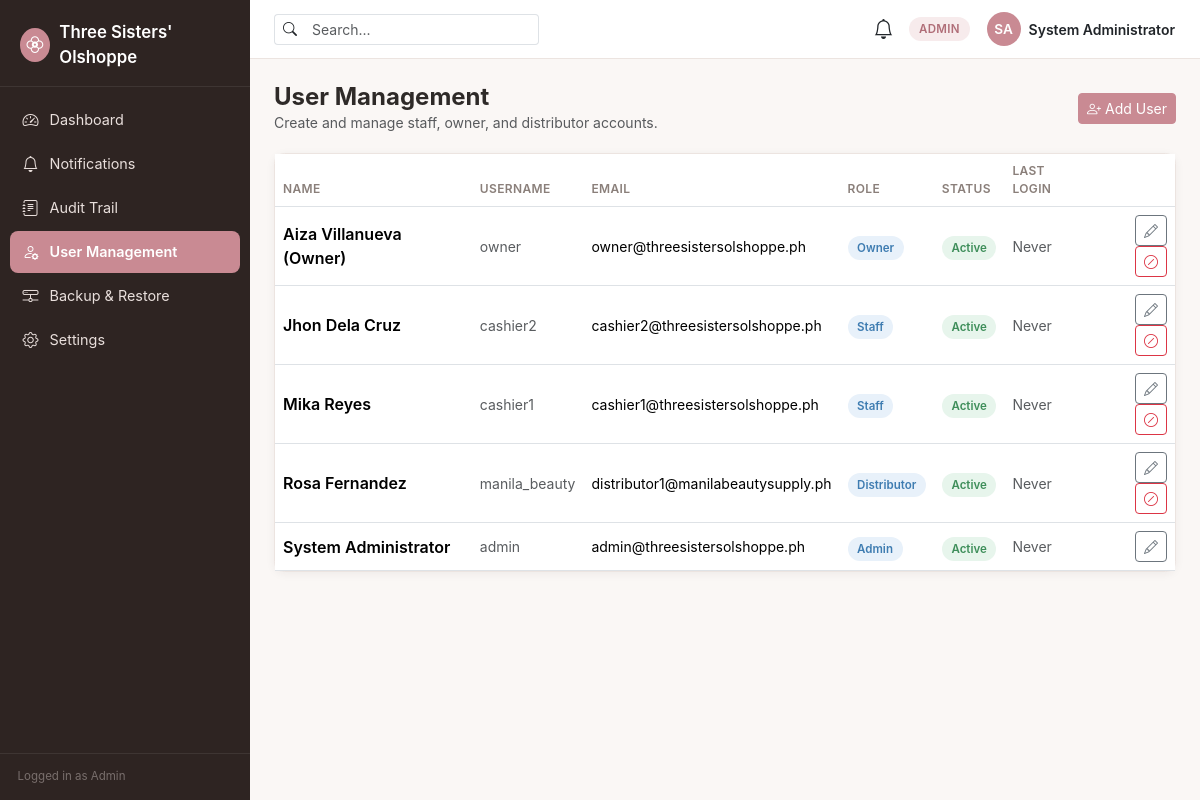
The page /admin/users.php (signed in) on the database its author committed.
### tables this page shows
CREATE TABLE users (
    id              INT UNSIGNED AUTO_INCREMENT PRIMARY KEY,
    role_id         INT UNSIGNED NOT NULL,
    username        VARCHAR(50) NOT NULL UNIQUE,
    email           VARCHAR(150) NOT NULL UNIQUE,
    password_hash   VARCHAR(255) NOT NULL,
    full_name       VARCHAR(150) NOT NULL,
    phone           VARCHAR(30) NULL,
    distributor_id  INT UNSIGNED NULL,               
    status          ENUM('active','inactive') NOT NULL DEFAULT 'active',
    last_login_at   DATETIME NULL,
    created_at      TIMESTAMP NOT NULL DEFAULT CURRENT_TIMESTAMP,
    updated_at      TIMESTAMP NOT NULL DEFAULT CURRENT_TIMESTAMP ON UPDATE CURRENT_TIMESTAMP,
    FOREIGN KEY (role_id) REFERENCES roles(id),
    INDEX idx_users_role (role_id)
);

CREATE TABLE roles (
    id              INT UNSIGNED AUTO_INCREMENT PRIMARY KEY,
    name            VARCHAR(50) NOT NULL UNIQUE,    
    description     VARCHAR(255) NULL,
    created_at      TIMESTAMP NOT NULL DEFAULT CURRENT_TIMESTAMP,
    updated_at      TIMESTAMP NOT NULL DEFAULT CURRENT_TIMESTAMP ON UPDATE CURRENT_TIMESTAMP
);

### config/constants.php (called while the page is built, shortened)
<?php
function vendorOrCdn(string $relativeVendorPath, string $cdnUrl): string
{
    $fsPath = __DIR__ . '/../assets/vendor/' . $relativeVendorPath;
    return file_exists($fsPath) ? (BASE_URL . '/assets/vendor/' . $relativeVendorPath) : $cdnUrl;
}

### config/database.php (called while the page is built, shortened)
<?php
function db(): PDO
{
    static $pdo = null;
    if ($pdo instanceof PDO) {
        return $pdo;
    }
    $host = getenv('DB_HOST') ?: '127.0.0.1';
    $port = getenv('DB_PORT') ?: '3306';
    $name = getenv('DB_NAME') ?: 'three_sisters';
    $user = getenv('DB_USER') ?: 'root';
    $pass = getenv('DB_PASS') ?: '';
    $charset = 'utf8mb4';
    $dsn = "mysql:host={$host};port={$port};dbname={$name};charset={$charset}";
    $options = [
        PDO::ATTR_ERRMODE            => PDO::ERRMODE_EXCEPTION,
        PDO::ATTR_DEFAULT_FETCH_MODE => PDO::FETCH_ASSOC,
        PDO::ATTR_EMULATE_PREPARES   => false,
    ];
    try {
        $pdo = new PDO($dsn, $user, $pass, $options);
    } catch (PDOException $e) {
        error_log('[DB CONNECTION ERROR] ' . $e->getMessage());
        http_response_code(500);
        die('A system error occurred. Please try again later or contact the administrator.');
    }
    return $pdo;
}

### admin/users.php (the view, shortened to what this page needs)
<?php
$users = db()->query(
    "SELECT u.*, r.name AS role_name FROM users u JOIN roles r ON r.id = u.role_id ORDER BY u.full_name ASC"
)->fetchAll();
$activeNav = 'users';
require __DIR__ . '/../components/header.php';
?>
<div class="page-header d-flex justify-content-between align-items-center flex-wrap gap-2">
    <div>
        <h1 class="page-title h4 mb-0">User Management</h1>
        <p class="text-muted mb-0 small">Create and manage staff, owner, and distributor accounts.</p>
    </div>
    <button class="btn btn-primary btn-sm" data-bs-toggle="modal" data-bs-target="#userModal" onclick="openUserModal()"><i class="bi bi-person-plus me-1"></i>Add User</button>
</div>
<div class="ts-card">
    <div class="table-responsive">
        <table class="table align-middle mb-0">
            <thead><tr><th>Name</th><th>Username</th><th>Email</th><th>Role</th><th>Status</th><th>Last Login</th><th></th></tr></thead>
            <tbody>
            <?php foreach ($users as $u): ?>
                <tr>
                    <td class="fw-semibold"><?= htmlspecialchars($u['full_name']) ?></td>
                    <td class="small text-muted"><?= htmlspecialchars($u['username']) ?></td>
                    <td class="small"><?= htmlspecialchars($u['email']) ?></td>
                    <td><span class="badge-status badge-info"><?= htmlspecialchars(ucfirst($u['role_name'])) ?></span></td>
                    <td><span class="badge-status <?= $u['status'] === 'active' ? 'badge-success' : 'badge-neutral' ?>"><?= ucfirst($u['status']) ?></span></td>
                    <td class="small text-muted"><?= $u['last_login_at'] ? htmlspecialchars(date('M j, Y g:ia', strtotime($u['last_login_at']))) : 'Never' ?></td>
                    <td class="text-end">
                        <button class="btn btn-sm btn-outline-secondary" onclick='openUserModal(<?= json_encode($u, JSON_HEX_APOS | JSON_HEX_QUOT) ?>)' data-bs-toggle="modal" data-bs-target="#userModal"><i class="bi bi-pencil"></i></button>
                        <?php if ((int) $u['id'] !== (int) $_SESSION['user_id']): ?>
                            <form method="POST" class="d-inline" onsubmit="return confirm('<?= $u['status'] === 'active' ? 'Deactivate' : 'Activate' ?> this account?');">
                                <button type="submit" class="btn btn-sm btn-outline-<?= $u['status'] === 'active' ? 'danger' : 'success' ?>"><i class="bi bi-<?= $u['status'] === 'active' ? 'slash-circle' : 'check-circle' ?>"></i></button>
                            </form>
                        <?php endif; ?>
                    </td>
                </tr>
            <?php endforeach; ?>
            </tbody>
        </table>
    </div>
</div>
<?php require __DIR__ . '/../components/footer.php'; ?>

### components/header.php (shortened to what this page needs)
<?php
$initials = '';
foreach (explode(' ', $_SESSION['full_name'] ?? '') as $part) {
    if ($part !== '') $initials .= strtoupper($part[0]);
}
$initials = substr($initials, 0, 2) ?: '?';
?>
<!DOCTYPE html>
<html lang="en">
<head>
    <link rel="stylesheet" href="<?= vendorOrCdn('bootstrap/bootstrap.min.css', 'https://cdnjs.cloudflare.com/ajax/libs/twitter-bootstrap/5.3.3/css/bootstrap.min.css') ?>">
    <link rel="stylesheet" href="<?= vendorOrCdn('bootstrap-icons/bootstrap-icons.min.css', 'https://cdnjs.cloudflare.com/ajax/libs/bootstrap-icons/1.11.3/font/bootstrap-icons.min.css') ?>">
    <link rel="stylesheet" href="<?= BASE_URL ?>/assets/css/style.css">
</head>
<body>
<div class="app-shell">
    <?php require __DIR__ . '/sidebar.php'; ?>
    <div class="app-main">
        <header class="app-topbar">
            <div class="d-flex align-items-center gap-2">
                <div class="topbar-search d-none d-md-block">
                    <div class="input-group input-group-sm">
                        <span class="input-group-text bg-white border-end-0"><i class="bi bi-search"></i></span>
                        <input type="search" class="form-control border-start-0" placeholder="Search...">
                    </div>
                </div>
            </div>
            <div class="d-flex align-items-center gap-3">
                <a href="<?= BASE_URL ?>/notifications/index.php" class="text-dark position-relative" title="Notifications">
                    <i class="bi bi-bell fs-5"></i>
                </a>
                <span class="role-pill d-none d-sm-inline-block"><?= htmlspecialchars($_SESSION['role'] ?? '') ?></span>
                <div class="dropdown">
                    <button class="btn btn-link p-0 d-flex align-items-center gap-2 text-decoration-none" type="button" data-bs-toggle="dropdown">
                        <span class="avatar-circle"><?= htmlspecialchars($initials) ?></span>
                        <span class="d-none d-md-inline text-dark small fw-semibold"><?= htmlspecialchars($_SESSION['full_name'] ?? '') ?></span>
                    </button>
                </div>
            </div>
        </header>
        <main class="app-content">

### components/sidebar.php (shortened to what this page needs)
<aside class="app-sidebar" id="appSidebar">
    <div class="sidebar-brand">
        <div class="logo-mark"><i class="bi bi-flower2"></i></div>
        <span><?= htmlspecialchars(APP_NAME) ?></span>
    </div>
    <nav class="sidebar-nav">
        <?php foreach ($navItems as $item): ?>
            <?php if (!hasRole(...$item['roles'])) continue; ?>
            <a class="nav-link <?= ($activeNav ?? '') === $item['key'] ? 'active' : '' ?>"
               href="<?= BASE_URL . $item['url'] ?>">
                <i class="bi <?= $item['icon'] ?>"></i>
                <span><?= htmlspecialchars($item['label']) ?></span>
            </a>
        <?php endforeach; ?>
    </nav>
    <div class="sidebar-foot">
        Logged in as <?= htmlspecialchars(ucfirst($_SESSION['role'] ?? '')) ?>
    </div>
</aside>

### components/footer.php (shortened to what this page needs)
        </main>
    </div>
</div>
</body>
</html>

### assets/css/style.css (style rules this page uses)
:root { --ts-font-heading: 'Poppins', -apple-system, 'Segoe UI', Roboto, 'Helvetica Neue', Arial, sans-serif; --ts-font-body: 'Inter', -apple-system, 'Segoe UI', Roboto, 'Helvetica Neue', Arial, sans-serif; --ts-bg: #FAF7F5; --ts-surface: #FFFFFF; --ts-text: #2E2A28; --ts-text-muted: #8A7F7A; --ts-border: #ECE4E0; --ts-accent: #C98A93; --ts-accent-dark: #B06E78; --ts-accent-tint: #F7EBEC; --ts-sidebar-bg: #2E2422; --ts-sidebar-text: #E9DFDC; --ts-sidebar-active: #C98A93; --ts-success: #3E8E5A; --ts-success-bg: #E7F5EC; --ts-warning: #B98A2E; --ts-warning-bg: #FBF1DF; --ts-danger: #C0473F; --ts-danger-bg: #FBEAE8; --ts-info: #3E7CB1; --ts-info-bg: #E8F1FA; --ts-radius: 0.65rem; --ts-shadow: 0 2px 10px rgba(46, 34, 28, 0.06); --ts-shadow-lg: 0 8px 28px rgba(46, 34, 28, 0.10); --bs-body-font-family: var(--ts-font-body); }
body { background-color: var(--ts-bg); color: var(--ts-text); font-family: var(--ts-font-body); }
h1, h2, h3, h4, h5, h6, .brand-font { font-family: var(--ts-font-heading); color: var(--ts-text); }
a { color: var(--ts-accent-dark); }
.btn-primary { background-color: var(--ts-accent); border-color: var(--ts-accent); color: #fff; }
.app-shell { display: flex; min-height: 100vh; }
.app-sidebar { width: 250px; flex-shrink: 0; background: var(--ts-sidebar-bg); color: var(--ts-sidebar-text); display: flex; flex-direction: column; position: fixed; top: 0; left: 0; bottom: 0; z-index: 1030; transition: transform 0.2s ease; }
.app-sidebar .sidebar-brand { display: flex; align-items: center; gap: 0.6rem; padding: 1.25rem 1.25rem 1rem; font-family: var(--ts-font-heading); font-weight: 600; font-size: 1.05rem; color: #fff; border-bottom: 1px solid rgba(255,255,255,0.08); }
.app-sidebar .sidebar-brand .logo-mark { width: 34px; height: 34px; border-radius: 50%; background: var(--ts-accent); display: flex; align-items: center; justify-content: center; color: #fff; }
.app-sidebar .sidebar-nav { flex: 1; overflow-y: auto; padding: 0.75rem 0.6rem; }
.app-sidebar .nav-link { color: var(--ts-sidebar-text); border-radius: 0.5rem; padding: 0.55rem 0.75rem; font-size: 0.9rem; display: flex; align-items: center; gap: 0.65rem; margin-bottom: 0.15rem; }
.app-sidebar .nav-link i { font-size: 1rem; width: 1.1rem; text-align: center; }
.app-sidebar .nav-link.active { background: var(--ts-sidebar-active); color: #fff; font-weight: 600; }
.app-sidebar .sidebar-foot { padding: 0.9rem 1.1rem; font-size: 0.72rem; color: rgba(233, 223, 220, 0.4); border-top: 1px solid rgba(255,255,255,0.08); }
.app-main { margin-left: 250px; flex: 1; display: flex; flex-direction: column; min-width: 0; }
.app-topbar { background: var(--ts-surface); border-bottom: 1px solid var(--ts-border); padding: 0.7rem 1.5rem; display: flex; align-items: center; justify-content: space-between; gap: 1rem; position: sticky; top: 0; z-index: 1020; }
.app-topbar .topbar-search { max-width: 320px; flex: 1; }
.app-topbar .role-pill { font-size: 0.72rem; font-weight: 600; text-transform: uppercase; letter-spacing: 0.03em; background: var(--ts-accent-tint); color: var(--ts-accent-dark); padding: 0.2rem 0.6rem; border-radius: 999px; }
.app-topbar .avatar-circle { width: 34px; height: 34px; border-radius: 50%; background: var(--ts-accent); color: #fff; display: flex; align-items: center; justify-content: center; font-weight: 600; font-size: 0.85rem; }
.app-content { padding: 1.5rem; flex: 1; }
.page-header { margin-bottom: 1.25rem; }
.page-header .page-title { font-weight: 700; margin-bottom: 0.15rem; }
.card, .ts-card { background: var(--ts-surface); border: 1px solid var(--ts-border); border-radius: var(--ts-radius); box-shadow: var(--ts-shadow); }
.badge-status { font-weight: 600; font-size: 0.72rem; padding: 0.32rem 0.6rem; border-radius: 999px; }
.badge-success { background: var(--ts-success-bg); color: var(--ts-success); }
.badge-info { background: var(--ts-info-bg); color: var(--ts-info); }
.table thead th { font-size: 0.75rem; text-transform: uppercase; letter-spacing: 0.03em; color: var(--ts-text-muted); border-bottom-width: 1px; font-weight: 600; }
.table td { vertical-align: middle; }

### rows shown on the page
users: full_name "Aiza Villanueva (Owner)", username "owner", email "owner@threesistersolshoppe.ph", role.name "Owner", status "Active", shows "Never"
users: full_name "Jhon Dela Cruz", username "cashier2", email "cashier2@threesistersolshoppe.ph", role.name "Staff", status "Active", shows "Never"
users: full_name "Mika Reyes", username "cashier1", email "cashier1@threesistersolshoppe.ph", role.name "Staff", status "Active", shows "Never"
users: full_name "Rosa Fernandez", username "manila_beauty", email "distributor1@manilabeautysupply.ph", role.name "Distributor", status "Active", shows "Never"
users: full_name "System Administrator", username "admin", email "admin@threesistersolshoppe.ph", role.name "Admin", status "Active", shows "Never"

### other values the page prints
APP_NAME "Three Sisters' Olshoppe"
$item['label'] "Dashboard"
$item['label'] "Notifications"
$item['label'] "Audit Trail"
$item['label'] "User Management"
$item['label'] "Backup & Restore"
$item['label'] "Settings"
$_SESSION['role'] "Admin"
$_SESSION['role'] "ADMIN"
$initials "SA"
$_SESSION['full_name'] "System Administrator"
